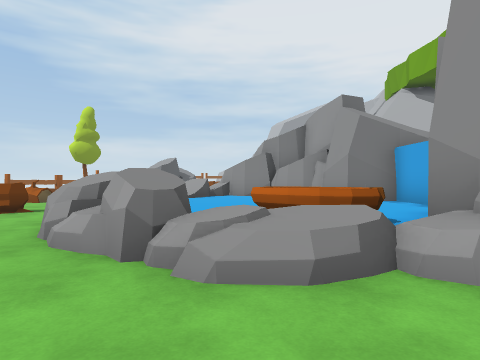
[1] (above)

24 first-person views from a walk through a 3-D level made in the Unity game engine. The camera is 1.4 m above the floor, looks level and sees 75° across. The floor is counted in squares, 2 m on a side. Each view is taken from the middle of a square. On the plan, view 1 faces up. The plan holds only what a view shows up to about 10 squares ahead; the rest is blank. The place goes on beyond the plan. Some animated figures are not drawn.

[2]
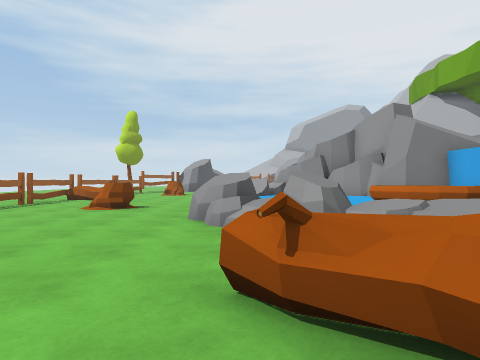

[3]
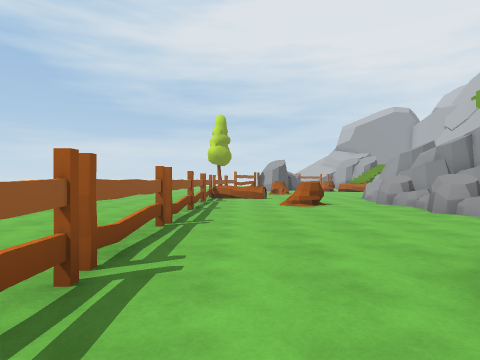

[4]
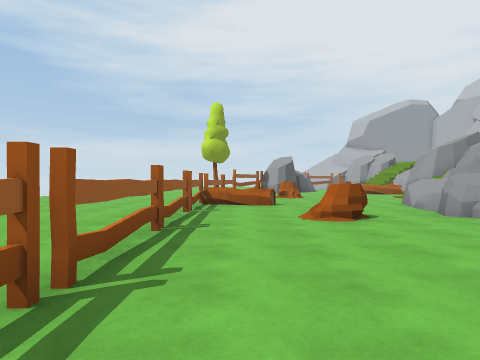

[5]
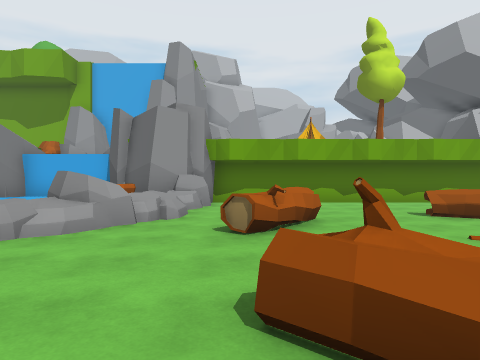

[6]
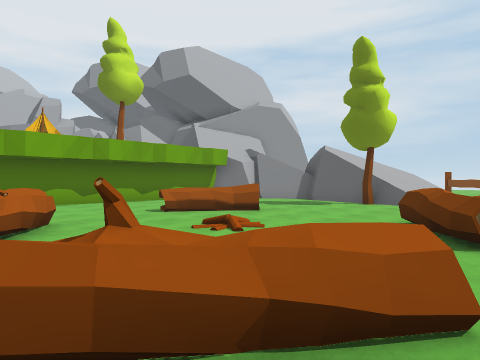

[7]
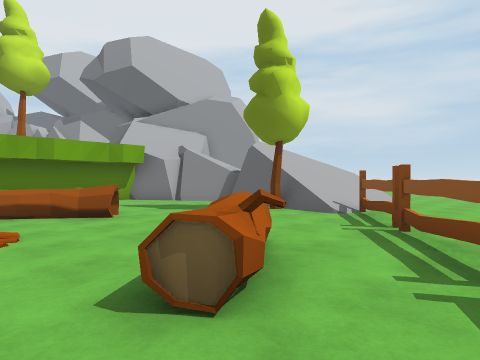

[8]
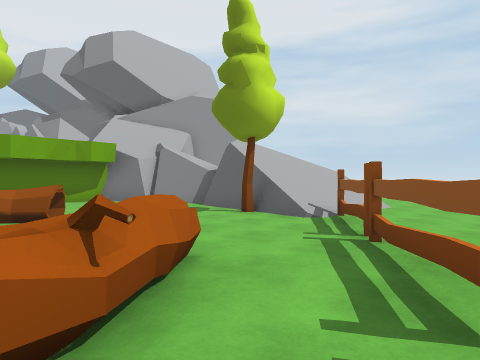

[9]
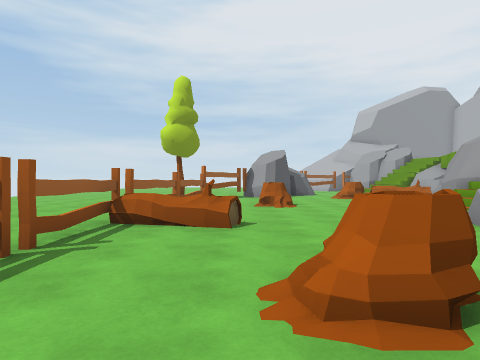

[10]
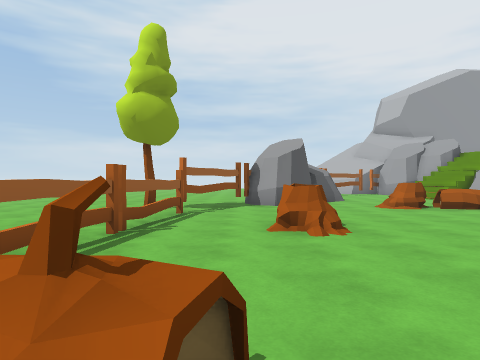

[11]
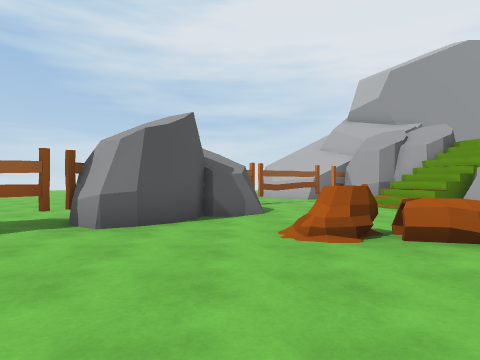

[12]
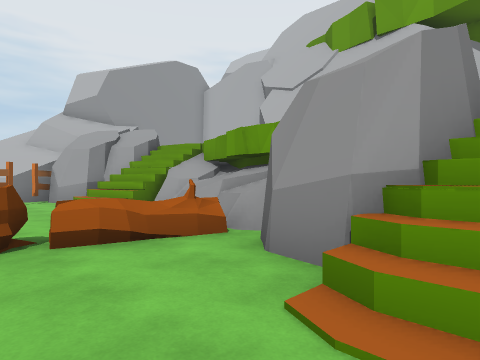

[13]
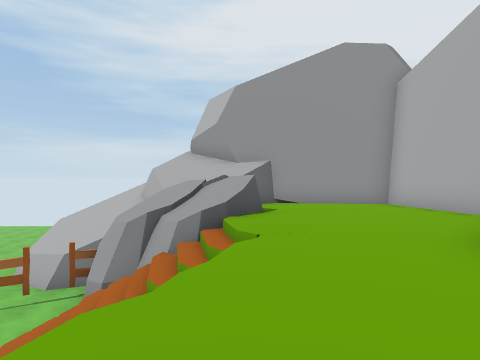

[14]
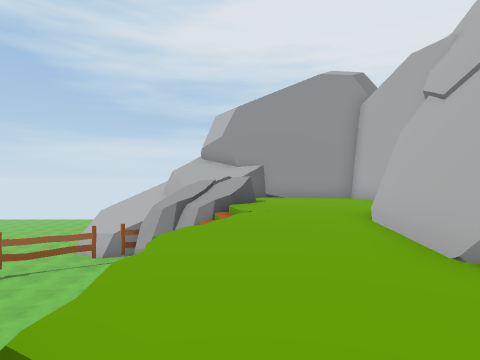

[15]
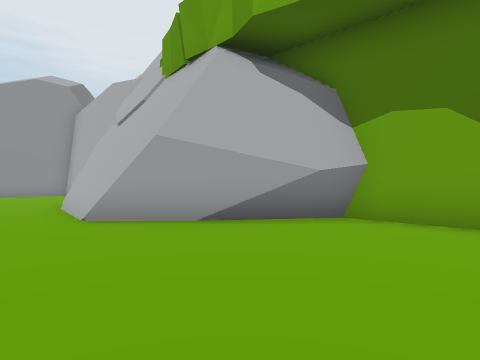

[16]
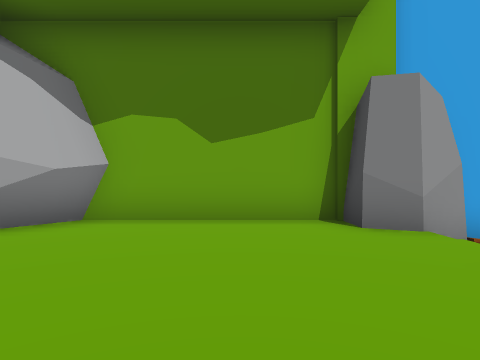

[17]
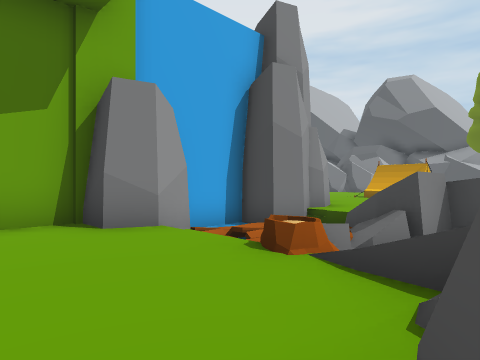

[18]
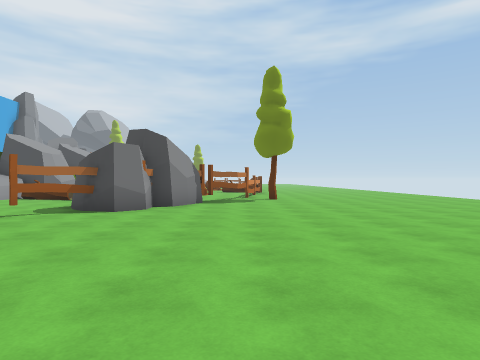

[19]
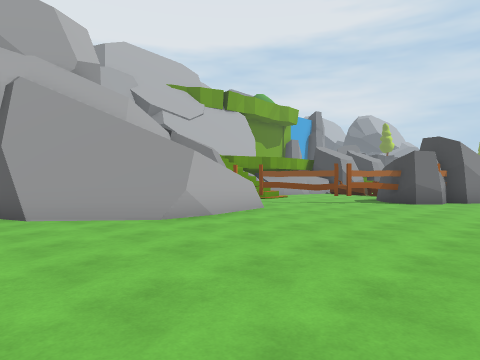

[20]
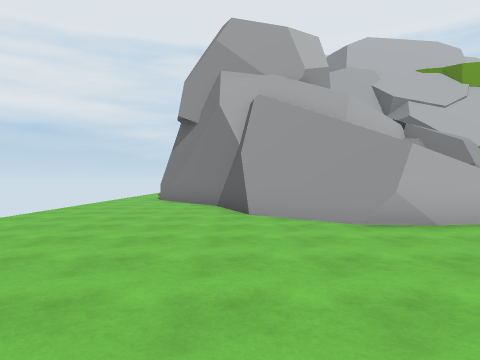

[21]
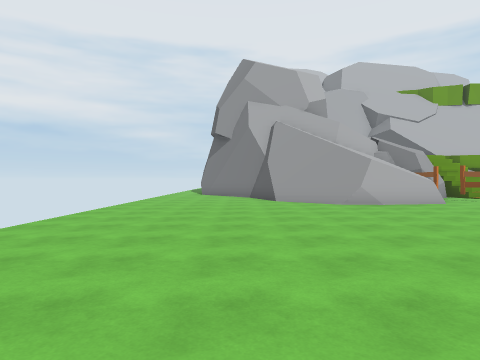

[22]
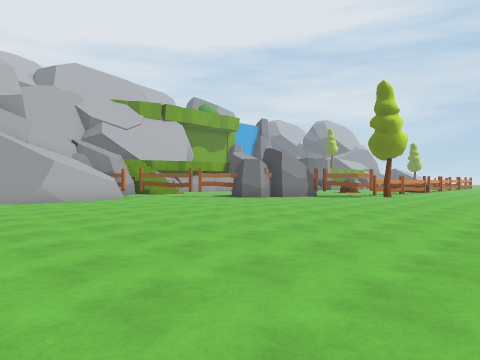

[23]
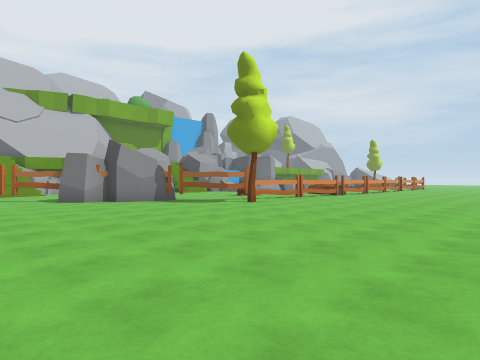

[24]
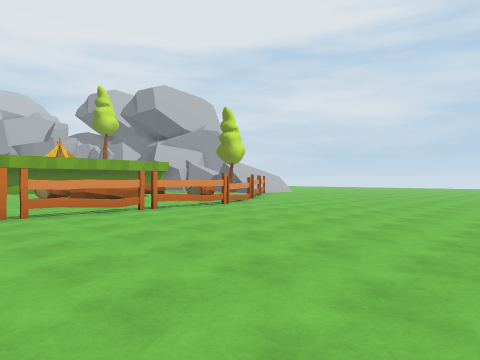

### Floor plan
Key: @ floor where view 1 was taken; # wall or solid block; x gap in a wall; . main floor; : floor 0.5 m higher than the main floor; + floor 0.75 m higher than the main floor; * floor 1.25 m higher than the main floor; % floor 3.75 m higher than the main floor; / step, stairs or slope; = window, fence, low wall or low ledge; ^ raised ledge; v drop or lower ground; O other object.
Columns run from 15 left of view 1 to 10 right of it. Each row starts with its distance up from view 1.
 34        ............
 33       .............
 32      .............#
 31     .............##
 30   .............###
 29   ............##
 28   ...........##
 27   ...........##    ######
 26   ...........##  ###%%%%#
 25    ...........## OO%%%%%#
 24 ................OOOO%%%%#
 23 .............OO..OOO%%%%#
 22 ............O...////%%%%
 21 ...........O....////%%%
 20 ...........OO....O//%%#
 19  .........OOO... =v%%%#
 18  ........OO..... #v%%##
 17  ......OO....^^^=vv%%##
 16  .......O.......#vv%%%##
 15  .......#.......OO %%%%##
 14  ......#..^..../OO %%%%%##
 13   .... #..=..../// %%%%%%#
 12     .. #.....   OO %%%%%%#
 11     ...#...../OO O %%%%%%#
 10    ....^^=...O* OO^#%%%%%#
  9    ....#.....+::O #/%%%%O#
  8    ....x.....O:::###vvvOOO
  7     ...x..^.OO::: :# Ovv
  6     ...#.....O::: :# O
  5     ...#....OO: O ##
  4 .......#.....OOOOO
  3 .......x......OOO#
  2 .......x.........OO#
  1 .......#..=..^^..  #
  0 .......x..^ ..^@   #
 -1  ......#..=  ......#
 -2  ......x...........#
 -3  ......O..=....^...#
 -4  ...... O.^...^^...#
 -5  .....  O........  #
 -6  ....   .O.........#
 -7   ..     OO.......
 -8          ..OvO...#
 -9          ..O/O####
-10          ../////
-11          ..////

Where each view was taken, in squares from view 1:
view 1: 0 up, 0 right, facing up
view 2: 1 down, 2 left, facing up
view 3: 2 down, 7 left, facing up
view 4: 1 up, 7 left, facing up
view 5: 1 up, 6 left, facing right
view 6: 1 up, 6 left, facing down-right
view 7: 2 down, 7 left, facing down-right
view 8: 3 down, 7 left, facing down-right
view 9: 5 up, 6 left, facing up
view 10: 9 up, 6 left, facing up
view 11: 13 up, 3 left, facing up
view 12: 13 up, 2 left, facing up-right
view 13: 17 up, 4 right, facing up
view 14: 14 up, 4 right, facing up
view 15: 11 up, 4 right, facing up-right
view 16: 11 up, 4 right, facing right
view 17: 11 up, 4 right, facing down-right
view 18: 28 up, 7 left, facing down
view 19: 31 up, 7 left, facing down-right
view 20: 30 up, 7 left, facing right
view 21: 31 up, 11 left, facing right
view 22: 30 up, 13 left, facing down-right
view 23: 24 up, 15 left, facing down-right
view 24: 4 up, 15 left, facing down-right
